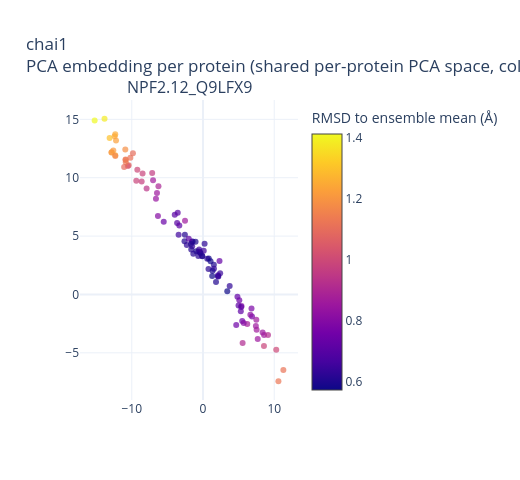

Notebook source saved alongside this figure:
### Markdown cell above
### `chai1`

Chai-1 (Chai Discovery) -- open, AF3-style diffusion model trained independently of AlphaFold3.

### Code cell
plot_backend_capability("chai1")
